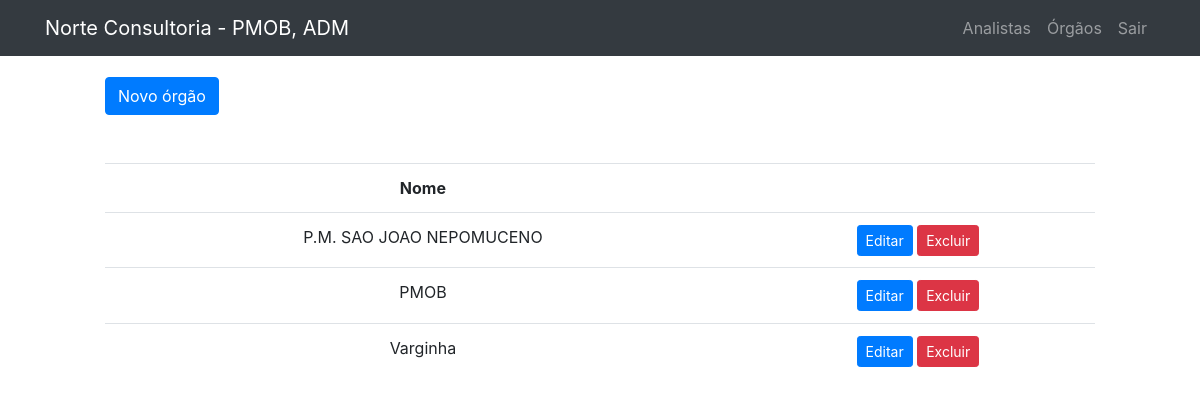
The page /public/orgao/listOrgao.php (signed in) on the database its author committed.
### tables this page shows
CREATE TABLE `orgao_atual` (
  `nome_orgao_atual` varchar(50) NOT NULL,
  `id_orgao_atual` int(11) NOT NULL,
  `exercicio_atual` int(11) DEFAULT NULL
);

CREATE TABLE `usuario` (
  `id_usuario` int(11) NOT NULL,
  `login` varchar(30) NOT NULL,
  `senha` varchar(200) NOT NULL,
  `nome` varchar(100) DEFAULT NULL
);

CREATE TABLE `orgao` (
  `id_orgao` int(11) NOT NULL,
  `nome_orgao` varchar(50) NOT NULL
);

### public/orgao/listorgao.php (the view, shortened to what this page needs)
<?php
include("../../data/connection.php");
include("../Template/header.php");
$sql = "SELECT * FROM orgao";
$dadosOrgao = $connection->query($sql);
if ($dadosOrgao->num_rows > 0) {
?>
    <div style="margin-left: 100px; margin-right: 100px;">
        <br>
        <div class="buttons">
            <a href="../orgao/createOrgao.php" class="btn btn-primary">Novo órgão</a>
        </div>
        <br>
        <br>
        <table class="table" style="text-align: center;">
            <tr>
                <th>Nome</th>
                <th></th>
            </tr>
            <?php
            while ($exibir = $dadosOrgao->fetch_assoc()) {
            ?>
                <tr>
                    <td><?php echo $exibir["nome_orgao"] ?></td>
                    <td>
                        <button type="submit" class="btn btn-primary btn-sm" formmethod="get">
                            <a href="editOrgao.php?id=<?php echo $exibir["id_orgao"] ?>" style="text-decoration: none; color: white">Editar</a>
                        </button>
                        <button type="submit" class="btn btn-danger btn-sm" formmethod="post">
                            <a href="deleteOrgao.php?id=<?php echo $exibir["id_orgao"] ?>" style="text-decoration: none; color: white"> Excluir </a>
                        </button>
                    </td>
                </tr>
            <?php
            }
            ?>
        </table>
    </div>
     <?php
}
?>

### public/Template/header.php (shortened to what this page needs)
<?php
include("../../data/connection.php");
?>
<!DOCTYPE html>
<html lang="en">
<head>
  <link rel="stylesheet" href="https://maxcdn.bootstrapcdn.com/bootstrap/4.5.2/css/bootstrap.min.css">
  <link rel="stylesheet" href="../styles/main.css" />
</head>
<?php
$orgao = '';
$firstname='';
if (isset($_SESSION['logado'])) {
  $idu=$_SESSION['logado'];
  $sqlQuery2="SELECT nome FROM usuario where id_usuario=$idu";
  $usuarioatual = $connection->query($sqlQuery2);
  if ($usuarioatual->num_rows > 0) {
    while ($row = $usuarioatual->fetch_assoc()) {
      $user = $row['nome'];
      $pieces = explode(" ", $user);
      $firstname=", ".$pieces[0];
?>
<?php
    }
  }
  $sqlQuery = "SELECT nome_orgao_atual,exercicio_atual FROM orgao_atual where id_orgao_atual=1";
  $orgaoatual = $connection->query($sqlQuery);
  if ($orgaoatual->num_rows > 0) {
    while ($row = $orgaoatual->fetch_assoc()) {
      $orgao = '- ' . $row['nome_orgao_atual'];
?>
<?php
    }
  }
}
?>
<body>
  <nav class="navbar navbar-expand-lg navbar-dark bg-dark fixed-top">
    <div class="container">
      <a class="navbar-brand" href="../home/home.php">Norte Consultoria <?php echo $orgao.$firstname ?></a>
      <div class="collapse navbar-collapse" id="navbarResponsive">
        <ul class="navbar-nav ml-auto">
          <?php
          if (isset($_SESSION['logado'])) {
          ?>
            <li class="nav-item">
              <a class="nav-link" href="../analista/createAnalista.php">Analistas</a>
            </li>
            <li class="nav-item">
              <a class="nav-link" href="../home/orgao.php">Órgãos</a>
            </li>
            <li class="nav-item">
              <a class="nav-link" href="../login/sair.php">Sair</a>
            </li>
          <?php
          }
          ?>
        </ul>
      </div>
    </div>
  </nav>
  <br>
  <br>
</body>
</html>

### public/Styles/main.css (style rules this page uses)
body { padding: 5px; }

### rows shown on the page
orgao_atual: nome_orgao_atual "- PMOB"
usuario: nome ", ADM"
orgao: nome_orgao "P.M. SAO JOAO NEPOMUCENO"
orgao: nome_orgao "PMOB"
orgao: nome_orgao "Varginha"
